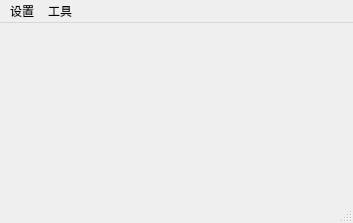
<?xml version="1.0" encoding="UTF-8"?>
<ui version="4.0">
 <class>MainWindow</class>
 <widget class="QMainWindow" name="MainWindow">
  <property name="geometry">
   <rect>
    <x>0</x>
    <y>0</y>
    <width>353</width>
    <height>223</height>
   </rect>
  </property>
  <property name="windowTitle">
   <string>MainWindow</string>
  </property>
  <widget class="QWidget" name="centralwidget">
   <layout class="QGridLayout" name="gridLayout_4">
    <item row="0" column="0">
     <layout class="QGridLayout" name="gridLayout_3">
      <item row="0" column="0">
       <widget class="QStackedWidget" name="stackedWidget">
        <property name="minimumSize">
         <size>
          <width>0</width>
          <height>0</height>
         </size>
        </property>
        <property name="currentIndex">
         <number>-1</number>
        </property>
       </widget>
      </item>
     </layout>
    </item>
   </layout>
  </widget>
  <widget class="QMenuBar" name="menubar">
   <property name="geometry">
    <rect>
     <x>0</x>
     <y>0</y>
     <width>353</width>
     <height>26</height>
    </rect>
   </property>
   <widget class="QMenu" name="menusetting">
    <property name="title">
     <string>设置</string>
    </property>
    <addaction name="actionsetting"/>
    <addaction name="actionlogin"/>
   </widget>
   <widget class="QMenu" name="menuabout">
    <property name="title">
     <string>工具</string>
    </property>
    <addaction name="actionabout"/>
    <addaction name="actionimg_convert"/>
    <addaction name="actionDos_dns"/>
   </widget>
   <addaction name="menusetting"/>
   <addaction name="menuabout"/>
  </widget>
  <widget class="QStatusBar" name="statusbar"/>
  <action name="actionsetting">
   <property name="text">
    <string>setting</string>
   </property>
  </action>
  <action name="actionabout">
   <property name="text">
    <string>about</string>
   </property>
  </action>
  <action name="actionimg_convert">
   <property name="text">
    <string>waifu2x</string>
   </property>
  </action>
  <action name="actionDos_dns">
   <property name="text">
    <string>Doh dns</string>
   </property>
  </action>
  <action name="actionlogin">
   <property name="text">
    <string>login</string>
   </property>
  </action>
 </widget>
 <resources/>
 <connections/>
</ui>
